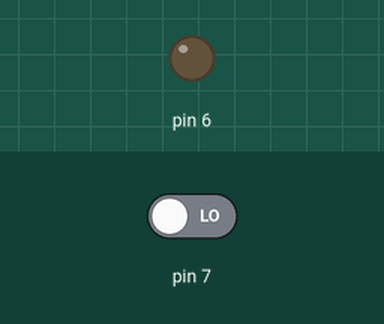
The sketch below on a simulated Arduino Uno, built with avr-gcc and run on an emulated ATmega328P. On the bench: output pins drawn as LEDs (lit = HIGH). The inputs (shaded band) are chosen by the test bench; at power-on: pin 7 LOW.

Above: at 1.2 s.
1.3 s: pin 7 driven HIGH
At 2.5 s:
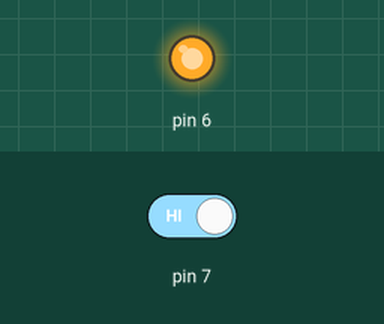
2.8 s: pin 7 driven LOW
At 3.7 s:
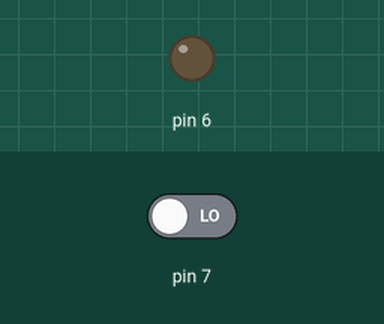
Timing chart, 0 to 5.8 s (numbered marks = the images above; inputs shaded):
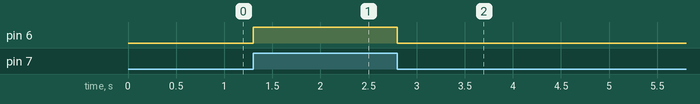

The sketch:

PIR_Sensor.ino
```cpp
void setup()
{
	pinMode(7,INPUT);
	pinMode(6,OUTPUT);
	digitalWrite(6,LOW);
}
void loop()
{
	if(digitalRead(7))
	{
		digitalWrite(6,HIGH);
	}
	else
	{
		digitalWrite(6,LOW);
	}
}
```

Measured:
- after the input at 1.3 s, pin 6: LOW → HIGH at once
- after the input at 2.8 s, pin 6: HIGH → LOW at once
